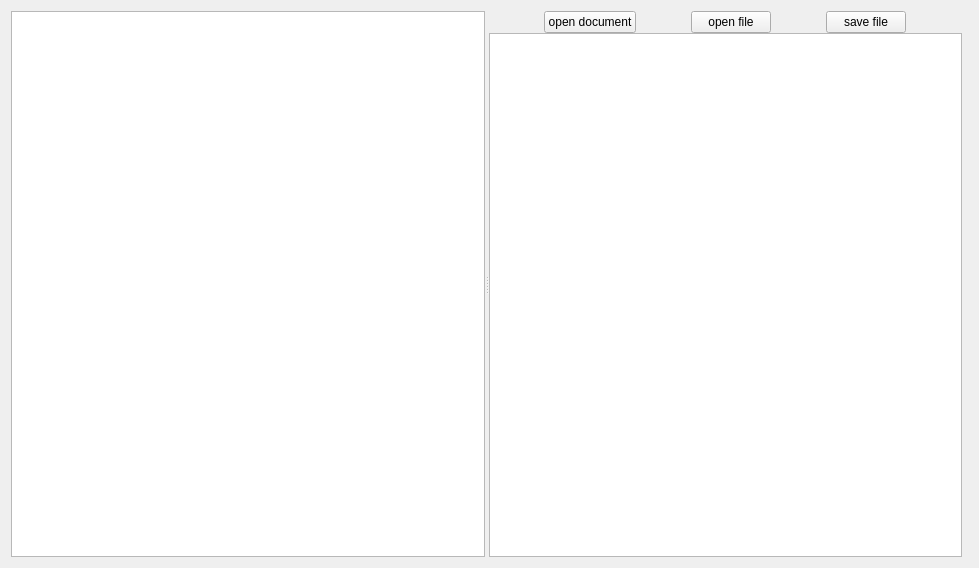
<?xml version="1.0" encoding="UTF-8"?>
<ui version="4.0">
 <class>Widget</class>
 <widget class="QWidget" name="Widget">
  <property name="geometry">
   <rect>
    <x>0</x>
    <y>0</y>
    <width>979</width>
    <height>568</height>
   </rect>
  </property>
  <property name="windowTitle">
   <string>Widget</string>
  </property>
  <layout class="QHBoxLayout" name="horizontalLayout_3">
   <item>
    <widget class="QSplitter" name="splitter">
     <property name="orientation">
      <enum>Qt::Horizontal</enum>
     </property>
     <widget class="QTextEdit" name="textEdit"/>
     <widget class="QWidget" name="widget" native="true">
      <layout class="QHBoxLayout" name="horizontalLayout_2">
       <property name="spacing">
        <number>0</number>
       </property>
       <property name="leftMargin">
        <number>0</number>
       </property>
       <property name="topMargin">
        <number>0</number>
       </property>
       <property name="rightMargin">
        <number>0</number>
       </property>
       <property name="bottomMargin">
        <number>0</number>
       </property>
       <item>
        <layout class="QVBoxLayout" name="verticalLayout">
         <item>
          <layout class="QHBoxLayout" name="horizontalLayout">
           <property name="spacing">
            <number>0</number>
           </property>
           <item>
            <widget class="QPushButton" name="pushButton_2">
             <property name="sizePolicy">
              <sizepolicy hsizetype="Fixed" vsizetype="Fixed">
               <horstretch>0</horstretch>
               <verstretch>0</verstretch>
              </sizepolicy>
             </property>
             <property name="text">
              <string>open document</string>
             </property>
            </widget>
           </item>
           <item>
            <widget class="QPushButton" name="pushButton_3">
             <property name="sizePolicy">
              <sizepolicy hsizetype="Fixed" vsizetype="Fixed">
               <horstretch>0</horstretch>
               <verstretch>0</verstretch>
              </sizepolicy>
             </property>
             <property name="text">
              <string>open file</string>
             </property>
            </widget>
           </item>
           <item>
            <widget class="QPushButton" name="pushButton">
             <property name="sizePolicy">
              <sizepolicy hsizetype="Fixed" vsizetype="Fixed">
               <horstretch>0</horstretch>
               <verstretch>0</verstretch>
              </sizepolicy>
             </property>
             <property name="text">
              <string>save file</string>
             </property>
            </widget>
           </item>
          </layout>
         </item>
         <item>
          <widget class="QTextEdit" name="textEdit_2"/>
         </item>
        </layout>
       </item>
      </layout>
     </widget>
    </widget>
   </item>
   <item>
    <widget class="Line" name="line">
     <property name="orientation">
      <enum>Qt::Horizontal</enum>
     </property>
    </widget>
   </item>
  </layout>
 </widget>
 <resources/>
 <connections/>
</ui>
